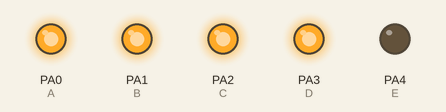
Simulated run of this sketch. Board: STM32 Blue Pill. Shown: output pins drawn as LEDs (lit = HIGH).

Above: at 0.5 s.
At 1.5 s:
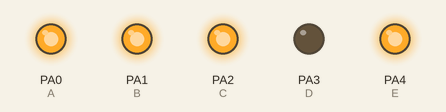
At 2.5 s:
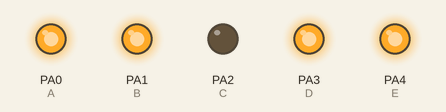
At 3.5 s:
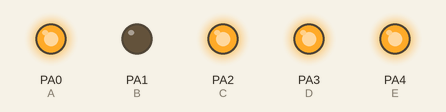
At 4.5 s:
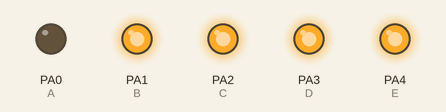
Timing chart, 0 to 6.5 s (numbered marks = the images above):
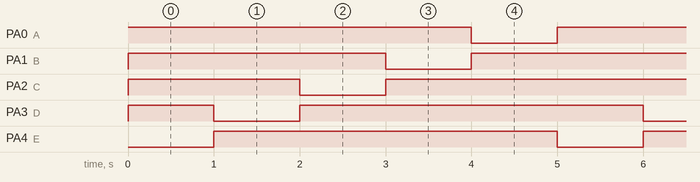

Measured:
- by itself, PA0 (A): alternates HIGH for 4.0 s and LOW for 1.0 s, 20 changes in all, then stays LOW
- by itself, PA1 (B): repeats every 5.0 s: LOW 1.0 s, HIGH 4.0 s, until it stays HIGH from 49.0 s
- by itself, PA2 (C): repeats every 5.0 s: LOW 1.0 s, HIGH 4.0 s, until it stays HIGH from 48.0 s
- by itself, PA3 (D): repeats every 5.0 s: LOW 1.0 s, HIGH 4.0 s, until it stays HIGH from 47.0 s
- by itself, PA4 (E): alternates HIGH for 4.0 s and LOW for 1.0 s, 19 changes in all, then stays HIGH

The sketch:

ledarray.ino
```cpp
#define A PA0
#define B PA1
#define C PA2
#define D PA3
#define E PA4

#define DELAY 500

int c[5][4][2] = {
{ {A, B}, {A, C}, {A, D}, {A, E} },
{ {B, A}, {B, C}, {B, D}, {B, E} },
{ {C, A}, {C, B}, {C, D}, {C, E} },
{ {D, A}, {D, B}, {D, C}, {D, E} },
{ {E, A}, {E, B}, {E, C}, {E, D} }
};

int c1[5][4][2] =
  {
    { {A, E}, {B, E}, {C, E}, {D, E} },
    { {A, D}, {B, D}, {E, D}, {C, D} },
    { {E, C}, {A, C}, {D, C}, {B, C} },
    { {E, B}, {D, B}, {C, B}, {A, B} },
    { {E, A}, {D, A}, {C, A}, {B, A} }
  };

int c2[5][4][2] =
  {
    { {B, A}, {C, A}, {D, A}, {E, A} },
    { {A, B}, {C, B}, {D, B}, {E, B} },
    { {A, C}, {B, C}, {D, C}, {E, C} },
    { {A, D}, {B, D}, {C, D}, {E, D} },
    { {A, E}, {B, E}, {C, E}, {D, E} }
  };
int c3[5][4][2] =
  {
    { {D, C}, {D, B}, {C, B}, {B, C} },
    { {A, C}, {A, D}, {B, D}, {C, D} },
    { {D, A}, {C, A}, {B, A}, {A, B} },
    { {E, D}, {E, C}, {E, B}, {E, A} },
    { {A, E}, {B, E}, {C, E}, {D, E} }
  };

int times = 0;
int duration = 10;
void setup(){
  pinMode( A, INPUT );
  pinMode( B, INPUT );
  pinMode( C, INPUT );
  pinMode( D, INPUT );
  pinMode( E, INPUT );
}


void light( int pins[2] ){
  pinMode( pins[0], OUTPUT );
  digitalWrite( pins[0], HIGH ); //making anode HIGH

  pinMode( pins[1], OUTPUT );
  digitalWrite( pins[1], LOW ); //making cathode LOW
}


void loop()
{
  while ( times < duration )
  {
for(int i=0; i<5; i++)
{
  for(int j=0; j<4; j++)
  {
    light(c1[i][j]);
    }
    delay(1000);
  }
  times++;
  }
}
```
